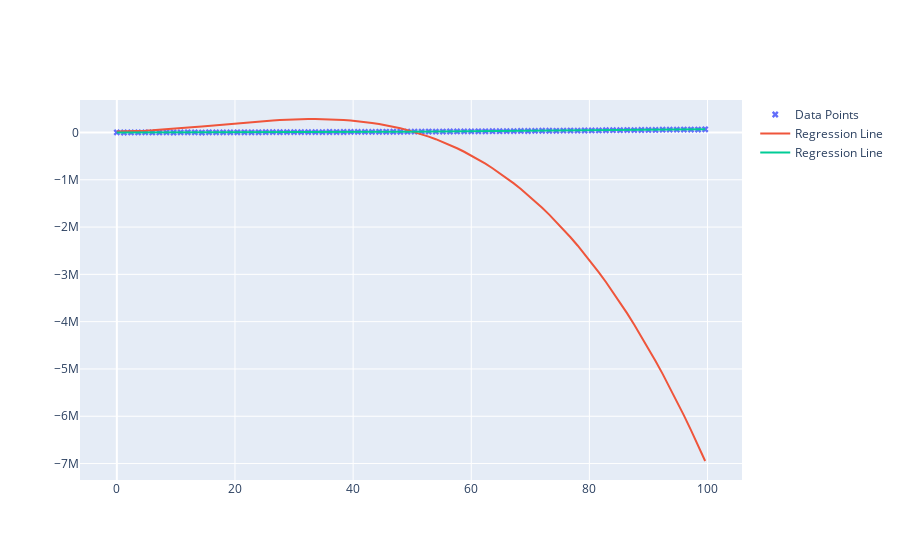

Notebook source saved alongside this figure:
### Code cell
# Generate a range of x values from the minimum to the maximum of the x_col to plot the regression line
# x_range = np.linspace(x_value.min(), x_value.max(), 100)
x_range = x_value

# Compute the corresponding y values for the regression line using the updated parameters (theta)
# The equation of the line is y = theta_0 + theta_1 * x
y_range = function(x= x_range, theta= theta_train)

# Create a new Plotly figure to visualize the data points and the regression line
fig = go.Figure()

# Add a scatter plot for the original data points from the CSV file
fig.add_trace(
    go.Scatter(
        x=x_value,  # X values from the 'x' column
        y=y_value,  # Y values from the 'y' column
        mode='markers',  # Plot style as markers (points)
        marker=dict(symbol='x'),  # Marker style
        name='Data Points'  # Name for the legend
    )
)

# Add a line plot for the regression line calculated from the model
fig.add_trace(
    go.Scatter(
        x=x_range,  # X values for the regression line
        y=y_range,  # Y values for the regression line
        mode='lines',  # Plot style as a line
        name='Regression Line'  # Name for the legend
    )
)

y_range_2 = function(x= x_range, theta= theta_true)
fig.add_trace(
    go.Scatter(
        x=x_range,  # X values for the regression line
        y=y_range_2,  # Y values for the regression line
        mode='lines',  # Plot style as a line
        name='Regression Line'  # Name for the legend
    )
)
